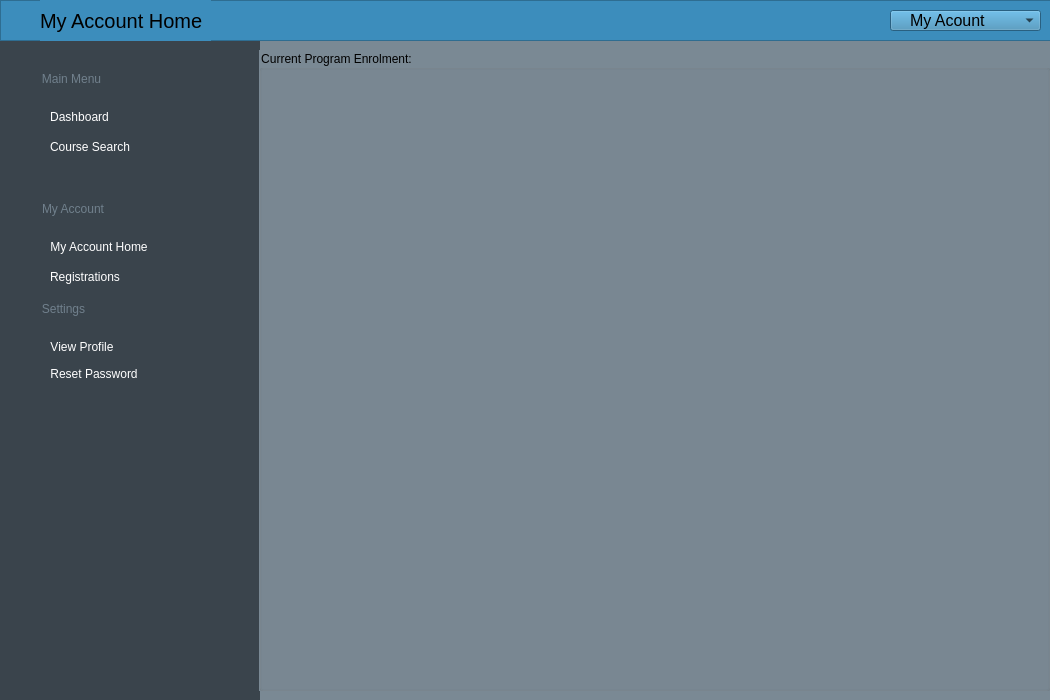
<?xml version="1.0" encoding="UTF-8"?>
<ui version="4.0">
 <class>dashboardStudent</class>
 <widget class="QWidget" name="dashboardStudent">
  <property name="geometry">
   <rect>
    <x>0</x>
    <y>0</y>
    <width>1050</width>
    <height>700</height>
   </rect>
  </property>
  <property name="palette">
   <palette>
    <active>
     <colorrole role="Button">
      <brush brushstyle="SolidPattern">
       <color alpha="255">
        <red>122</red>
        <green>137</green>
        <blue>148</blue>
       </color>
      </brush>
     </colorrole>
     <colorrole role="Base">
      <brush brushstyle="SolidPattern">
       <color alpha="255">
        <red>122</red>
        <green>137</green>
        <blue>148</blue>
       </color>
      </brush>
     </colorrole>
     <colorrole role="Window">
      <brush brushstyle="SolidPattern">
       <color alpha="255">
        <red>122</red>
        <green>137</green>
        <blue>148</blue>
       </color>
      </brush>
     </colorrole>
    </active>
    <inactive>
     <colorrole role="Button">
      <brush brushstyle="SolidPattern">
       <color alpha="255">
        <red>122</red>
        <green>137</green>
        <blue>148</blue>
       </color>
      </brush>
     </colorrole>
     <colorrole role="Base">
      <brush brushstyle="SolidPattern">
       <color alpha="255">
        <red>122</red>
        <green>137</green>
        <blue>148</blue>
       </color>
      </brush>
     </colorrole>
     <colorrole role="Window">
      <brush brushstyle="SolidPattern">
       <color alpha="255">
        <red>122</red>
        <green>137</green>
        <blue>148</blue>
       </color>
      </brush>
     </colorrole>
    </inactive>
    <disabled>
     <colorrole role="Button">
      <brush brushstyle="SolidPattern">
       <color alpha="255">
        <red>122</red>
        <green>137</green>
        <blue>148</blue>
       </color>
      </brush>
     </colorrole>
     <colorrole role="Base">
      <brush brushstyle="SolidPattern">
       <color alpha="255">
        <red>122</red>
        <green>137</green>
        <blue>148</blue>
       </color>
      </brush>
     </colorrole>
     <colorrole role="Window">
      <brush brushstyle="SolidPattern">
       <color alpha="255">
        <red>122</red>
        <green>137</green>
        <blue>148</blue>
       </color>
      </brush>
     </colorrole>
    </disabled>
   </palette>
  </property>
  <property name="windowTitle">
   <string>Form</string>
  </property>
  <property name="styleSheet">
   <string notr="true">background-color: rgb(122, 137, 148);</string>
  </property>
  <widget class="QFrame" name="Sidebar">
   <property name="geometry">
    <rect>
     <x>0</x>
     <y>40</y>
     <width>260</width>
     <height>660</height>
    </rect>
   </property>
   <property name="minimumSize">
    <size>
     <width>260</width>
     <height>660</height>
    </size>
   </property>
   <property name="maximumSize">
    <size>
     <width>260</width>
     <height>660</height>
    </size>
   </property>
   <property name="styleSheet">
    <string notr="true">background-color:#3a444c;
border: 0;</string>
   </property>
   <property name="frameShape">
    <enum>QFrame::StyledPanel</enum>
   </property>
   <property name="frameShadow">
    <enum>QFrame::Raised</enum>
   </property>
   <widget class="QWidget" name="layoutWidget">
    <property name="geometry">
     <rect>
      <x>40</x>
      <y>30</y>
      <width>181</width>
      <height>401</height>
     </rect>
    </property>
    <layout class="QVBoxLayout" name="verticalLayout_6">
     <item>
      <widget class="QGroupBox" name="mainMenu_groupBox">
       <property name="styleSheet">
        <string notr="true">color:#70808c;</string>
       </property>
       <property name="title">
        <string>Main Menu</string>
       </property>
       <widget class="QWidget" name="layoutWidget_2">
        <property name="geometry">
         <rect>
          <x>10</x>
          <y>40</y>
          <width>128</width>
          <height>54</height>
         </rect>
        </property>
        <layout class="QVBoxLayout" name="verticalLayout_2">
         <item>
          <layout class="QFormLayout" name="formLayout">
           <property name="labelAlignment">
            <set>Qt::AlignLeading|Qt::AlignLeft|Qt::AlignVCenter</set>
           </property>
           <property name="formAlignment">
            <set>Qt::AlignLeading|Qt::AlignLeft|Qt::AlignTop</set>
           </property>
           <item row="0" column="0">
            <widget class="QPushButton" name="dashboard_pushButton">
             <property name="layoutDirection">
              <enum>Qt::LeftToRight</enum>
             </property>
             <property name="styleSheet">
              <string notr="true">color:#fff;</string>
             </property>
             <property name="text">
              <string>Dashboard</string>
             </property>
            </widget>
           </item>
          </layout>
         </item>
         <item>
          <layout class="QFormLayout" name="formLayout_2">
           <property name="labelAlignment">
            <set>Qt::AlignLeading|Qt::AlignLeft|Qt::AlignVCenter</set>
           </property>
           <property name="formAlignment">
            <set>Qt::AlignLeading|Qt::AlignLeft|Qt::AlignTop</set>
           </property>
           <item row="0" column="0">
            <widget class="QPushButton" name="courseSearch_pushButton">
             <property name="layoutDirection">
              <enum>Qt::LeftToRight</enum>
             </property>
             <property name="styleSheet">
              <string notr="true">color:#fff;</string>
             </property>
             <property name="text">
              <string>Course Search</string>
             </property>
            </widget>
           </item>
          </layout>
         </item>
        </layout>
       </widget>
       <widget class="QGroupBox" name="accounts_groupBox">
        <property name="geometry">
         <rect>
          <x>0</x>
          <y>130</y>
          <width>179</width>
          <height>196</height>
         </rect>
        </property>
        <property name="styleSheet">
         <string notr="true">color:#70808c;</string>
        </property>
        <property name="title">
         <string>My Account</string>
        </property>
        <widget class="QWidget" name="layoutWidget_3">
         <property name="geometry">
          <rect>
           <x>10</x>
           <y>40</y>
           <width>117</width>
           <height>54</height>
          </rect>
         </property>
         <layout class="QVBoxLayout" name="verticalLayout">
          <item>
           <layout class="QFormLayout" name="formLayout_5">
            <property name="labelAlignment">
             <set>Qt::AlignLeading|Qt::AlignLeft|Qt::AlignVCenter</set>
            </property>
            <property name="formAlignment">
             <set>Qt::AlignLeading|Qt::AlignLeft|Qt::AlignTop</set>
            </property>
            <item row="0" column="0">
             <widget class="QPushButton" name="studentAccount">
              <property name="layoutDirection">
               <enum>Qt::LeftToRight</enum>
              </property>
              <property name="styleSheet">
               <string notr="true">color:#fff;</string>
              </property>
              <property name="text">
               <string>My Account Home</string>
              </property>
             </widget>
            </item>
           </layout>
          </item>
          <item>
           <layout class="QFormLayout" name="formLayout_4">
            <property name="labelAlignment">
             <set>Qt::AlignLeading|Qt::AlignLeft|Qt::AlignVCenter</set>
            </property>
            <property name="formAlignment">
             <set>Qt::AlignLeading|Qt::AlignLeft|Qt::AlignTop</set>
            </property>
            <item row="0" column="0">
             <widget class="QPushButton" name="AddProgramSequence_pushButton_2">
              <property name="layoutDirection">
               <enum>Qt::LeftToRight</enum>
              </property>
              <property name="styleSheet">
               <string notr="true">color:#fff;</string>
              </property>
              <property name="text">
               <string>Registrations</string>
              </property>
             </widget>
            </item>
           </layout>
          </item>
         </layout>
        </widget>
        <widget class="QGroupBox" name="mainMenu_groupBox_2">
         <property name="geometry">
          <rect>
           <x>0</x>
           <y>100</y>
           <width>179</width>
           <height>129</height>
          </rect>
         </property>
         <property name="styleSheet">
          <string notr="true">color:#70808c;</string>
         </property>
         <property name="title">
          <string>Settings</string>
         </property>
         <widget class="QWidget" name="layoutWidget_4">
          <property name="geometry">
           <rect>
            <x>10</x>
            <y>40</y>
            <width>128</width>
            <height>48</height>
           </rect>
          </property>
          <layout class="QVBoxLayout" name="verticalLayout_3">
           <item>
            <layout class="QFormLayout" name="formLayout_3">
             <property name="labelAlignment">
              <set>Qt::AlignLeading|Qt::AlignLeft|Qt::AlignVCenter</set>
             </property>
             <property name="formAlignment">
              <set>Qt::AlignLeading|Qt::AlignLeft|Qt::AlignTop</set>
             </property>
             <item row="0" column="0">
              <widget class="QPushButton" name="dashboard_pushButton_2">
               <property name="layoutDirection">
                <enum>Qt::LeftToRight</enum>
               </property>
               <property name="styleSheet">
                <string notr="true">color:#fff;</string>
               </property>
               <property name="text">
                <string>View Profile</string>
               </property>
              </widget>
             </item>
            </layout>
           </item>
           <item>
            <layout class="QFormLayout" name="formLayout_6">
             <property name="labelAlignment">
              <set>Qt::AlignLeading|Qt::AlignLeft|Qt::AlignVCenter</set>
             </property>
             <property name="formAlignment">
              <set>Qt::AlignLeading|Qt::AlignLeft|Qt::AlignTop</set>
             </property>
             <item row="0" column="0">
              <widget class="QPushButton" name="AddProgramSequence_pushButton_3">
               <property name="layoutDirection">
                <enum>Qt::LeftToRight</enum>
               </property>
               <property name="styleSheet">
                <string notr="true">color:#fff;</string>
               </property>
               <property name="text">
                <string>Reset Password</string>
               </property>
              </widget>
             </item>
            </layout>
           </item>
          </layout>
         </widget>
        </widget>
       </widget>
      </widget>
     </item>
    </layout>
   </widget>
   <widget class="QFrame" name="frame">
    <property name="geometry">
     <rect>
      <x>30</x>
      <y>570</y>
      <width>191</width>
      <height>61</height>
     </rect>
    </property>
    <property name="styleSheet">
     <string notr="true">background:url(:/images/sideBarLogo.png);</string>
    </property>
    <property name="frameShape">
     <enum>QFrame::StyledPanel</enum>
    </property>
    <property name="frameShadow">
     <enum>QFrame::Raised</enum>
    </property>
   </widget>
  </widget>
  <widget class="QFrame" name="topFrame">
   <property name="geometry">
    <rect>
     <x>0</x>
     <y>0</y>
     <width>1051</width>
     <height>41</height>
    </rect>
   </property>
   <property name="palette">
    <palette>
     <active>
      <colorrole role="WindowText">
       <brush brushstyle="SolidPattern">
        <color alpha="255">
         <red>255</red>
         <green>255</green>
         <blue>255</blue>
        </color>
       </brush>
      </colorrole>
      <colorrole role="Button">
       <brush brushstyle="SolidPattern">
        <color alpha="255">
         <red>60</red>
         <green>141</green>
         <blue>188</blue>
        </color>
       </brush>
      </colorrole>
      <colorrole role="Text">
       <brush brushstyle="SolidPattern">
        <color alpha="255">
         <red>255</red>
         <green>255</green>
         <blue>255</blue>
        </color>
       </brush>
      </colorrole>
      <colorrole role="Base">
       <brush brushstyle="SolidPattern">
        <color alpha="255">
         <red>60</red>
         <green>141</green>
         <blue>188</blue>
        </color>
       </brush>
      </colorrole>
      <colorrole role="Window">
       <brush brushstyle="SolidPattern">
        <color alpha="255">
         <red>60</red>
         <green>141</green>
         <blue>188</blue>
        </color>
       </brush>
      </colorrole>
      <colorrole role="HighlightedText">
       <brush brushstyle="SolidPattern">
        <color alpha="255">
         <red>60</red>
         <green>141</green>
         <blue>188</blue>
        </color>
       </brush>
      </colorrole>
      <colorrole role="AlternateBase">
       <brush brushstyle="SolidPattern">
        <color alpha="255">
         <red>60</red>
         <green>141</green>
         <blue>188</blue>
        </color>
       </brush>
      </colorrole>
      <colorrole role="PlaceholderText">
       <brush brushstyle="SolidPattern">
        <color alpha="128">
         <red>255</red>
         <green>255</green>
         <blue>255</blue>
        </color>
       </brush>
      </colorrole>
     </active>
     <inactive>
      <colorrole role="WindowText">
       <brush brushstyle="SolidPattern">
        <color alpha="255">
         <red>255</red>
         <green>255</green>
         <blue>255</blue>
        </color>
       </brush>
      </colorrole>
      <colorrole role="Button">
       <brush brushstyle="SolidPattern">
        <color alpha="255">
         <red>60</red>
         <green>141</green>
         <blue>188</blue>
        </color>
       </brush>
      </colorrole>
      <colorrole role="Text">
       <brush brushstyle="SolidPattern">
        <color alpha="255">
         <red>255</red>
         <green>255</green>
         <blue>255</blue>
        </color>
       </brush>
      </colorrole>
      <colorrole role="Base">
       <brush brushstyle="SolidPattern">
        <color alpha="255">
         <red>60</red>
         <green>141</green>
         <blue>188</blue>
        </color>
       </brush>
      </colorrole>
      <colorrole role="Window">
       <brush brushstyle="SolidPattern">
        <color alpha="255">
         <red>60</red>
         <green>141</green>
         <blue>188</blue>
        </color>
       </brush>
      </colorrole>
      <colorrole role="HighlightedText">
       <brush brushstyle="SolidPattern">
        <color alpha="255">
         <red>60</red>
         <green>141</green>
         <blue>188</blue>
        </color>
       </brush>
      </colorrole>
      <colorrole role="AlternateBase">
       <brush brushstyle="SolidPattern">
        <color alpha="255">
         <red>60</red>
         <green>141</green>
         <blue>188</blue>
        </color>
       </brush>
      </colorrole>
      <colorrole role="PlaceholderText">
       <brush brushstyle="SolidPattern">
        <color alpha="128">
         <red>255</red>
         <green>255</green>
         <blue>255</blue>
        </color>
       </brush>
      </colorrole>
     </inactive>
     <disabled>
      <colorrole role="WindowText">
       <brush brushstyle="SolidPattern">
        <color alpha="255">
         <red>120</red>
         <green>120</green>
         <blue>120</blue>
        </color>
       </brush>
      </colorrole>
      <colorrole role="Button">
       <brush brushstyle="SolidPattern">
        <color alpha="255">
         <red>60</red>
         <green>141</green>
         <blue>188</blue>
        </color>
       </brush>
      </colorrole>
      <colorrole role="Text">
       <brush brushstyle="SolidPattern">
        <color alpha="255">
         <red>120</red>
         <green>120</green>
         <blue>120</blue>
        </color>
       </brush>
      </colorrole>
      <colorrole role="Base">
       <brush brushstyle="SolidPattern">
        <color alpha="255">
         <red>60</red>
         <green>141</green>
         <blue>188</blue>
        </color>
       </brush>
      </colorrole>
      <colorrole role="Window">
       <brush brushstyle="SolidPattern">
        <color alpha="255">
         <red>60</red>
         <green>141</green>
         <blue>188</blue>
        </color>
       </brush>
      </colorrole>
      <colorrole role="HighlightedText">
       <brush brushstyle="SolidPattern">
        <color alpha="255">
         <red>60</red>
         <green>141</green>
         <blue>188</blue>
        </color>
       </brush>
      </colorrole>
      <colorrole role="AlternateBase">
       <brush brushstyle="SolidPattern">
        <color alpha="255">
         <red>60</red>
         <green>141</green>
         <blue>188</blue>
        </color>
       </brush>
      </colorrole>
      <colorrole role="PlaceholderText">
       <brush brushstyle="SolidPattern">
        <color alpha="128">
         <red>0</red>
         <green>0</green>
         <blue>0</blue>
        </color>
       </brush>
      </colorrole>
     </disabled>
    </palette>
   </property>
   <property name="styleSheet">
    <string notr="true">background-color: #3c8dbc;</string>
   </property>
   <property name="frameShape">
    <enum>QFrame::StyledPanel</enum>
   </property>
   <property name="frameShadow">
    <enum>QFrame::Raised</enum>
   </property>
   <widget class="QLabel" name="home_label">
    <property name="geometry">
     <rect>
      <x>40</x>
      <y>0</y>
      <width>171</width>
      <height>41</height>
     </rect>
    </property>
    <property name="font">
     <font>
      <pointsize>15</pointsize>
     </font>
    </property>
    <property name="text">
     <string>My Account Home</string>
    </property>
   </widget>
   <widget class="QComboBox" name="myAccount_ComboBox">
    <property name="geometry">
     <rect>
      <x>890</x>
      <y>10</y>
      <width>151</width>
      <height>21</height>
     </rect>
    </property>
    <property name="styleSheet">
     <string notr="true">background-color: rgb(57, 135, 180);
/*  color: white;
  padding: 16px; 
  
  border: none;*/
cursor: pointer;
font-size: 15px;
</string>
    </property>
    <item>
     <property name="text">
      <string/>
     </property>
    </item>
    <item>
     <property name="text">
      <string>My Account Home</string>
     </property>
    </item>
    <item>
     <property name="text">
      <string>Registrations</string>
     </property>
    </item>
    <item>
     <property name="text">
      <string>Reset Password</string>
     </property>
    </item>
    <item>
     <property name="text">
      <string>My Program Sequence</string>
     </property>
    </item>
    <item>
     <property name="text">
      <string>Log Out</string>
     </property>
    </item>
   </widget>
   <widget class="QLabel" name="label">
    <property name="geometry">
     <rect>
      <x>910</x>
      <y>10</y>
      <width>81</width>
      <height>20</height>
     </rect>
    </property>
    <property name="font">
     <font>
      <pointsize>12</pointsize>
     </font>
    </property>
    <property name="styleSheet">
     <string notr="true">background-color: none;</string>
    </property>
    <property name="text">
     <string>My Acount</string>
    </property>
   </widget>
  </widget>
  <widget class="QGroupBox" name="groupBox">
   <property name="geometry">
    <rect>
     <x>259</x>
     <y>50</y>
     <width>791</width>
     <height>641</height>
    </rect>
   </property>
   <property name="title">
    <string>Current Program Enrolment:</string>
   </property>
  </widget>
 </widget>
 <resources/>
 <connections/>
</ui>
